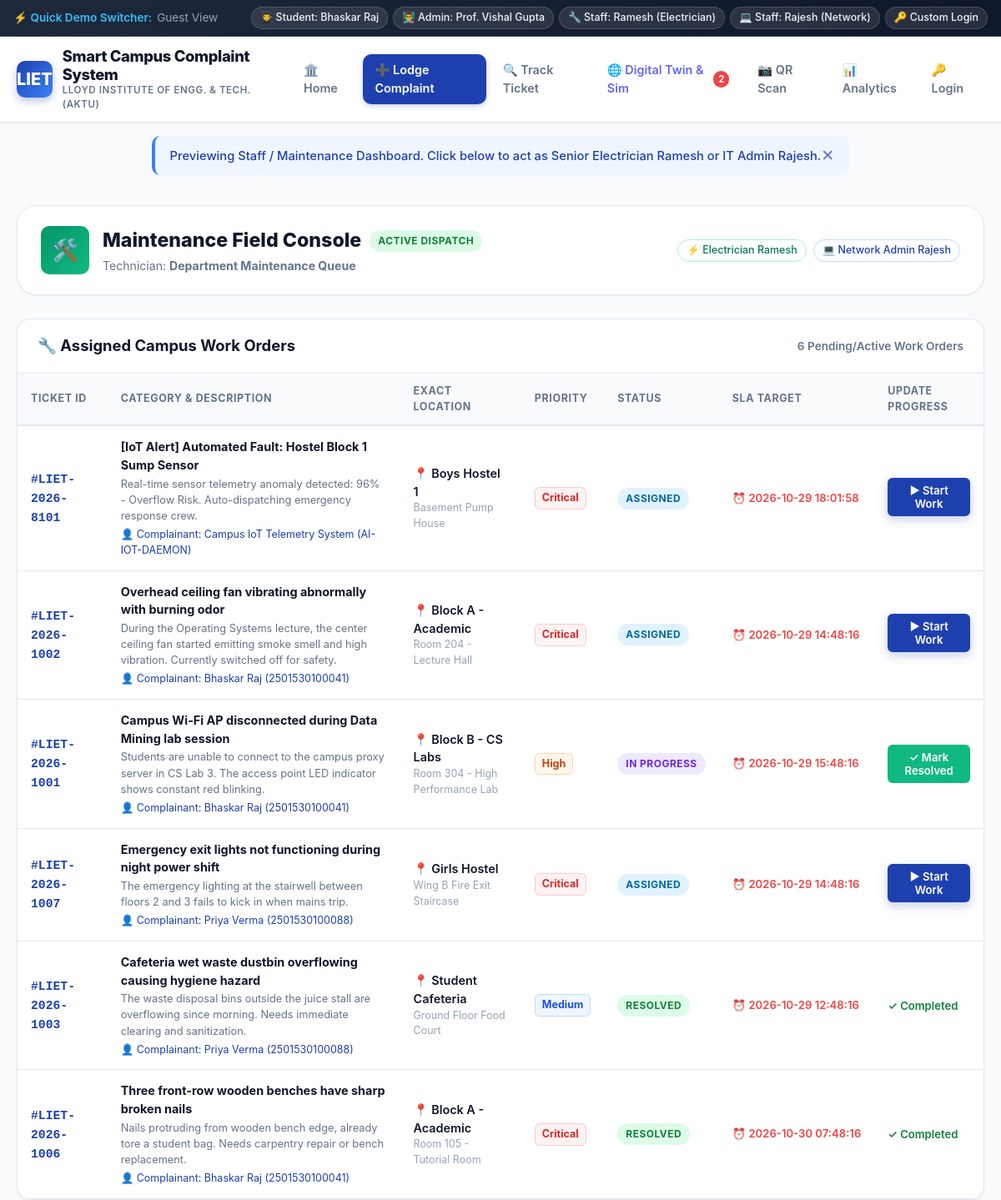
Page /staff (upper part) on the earlier database version.
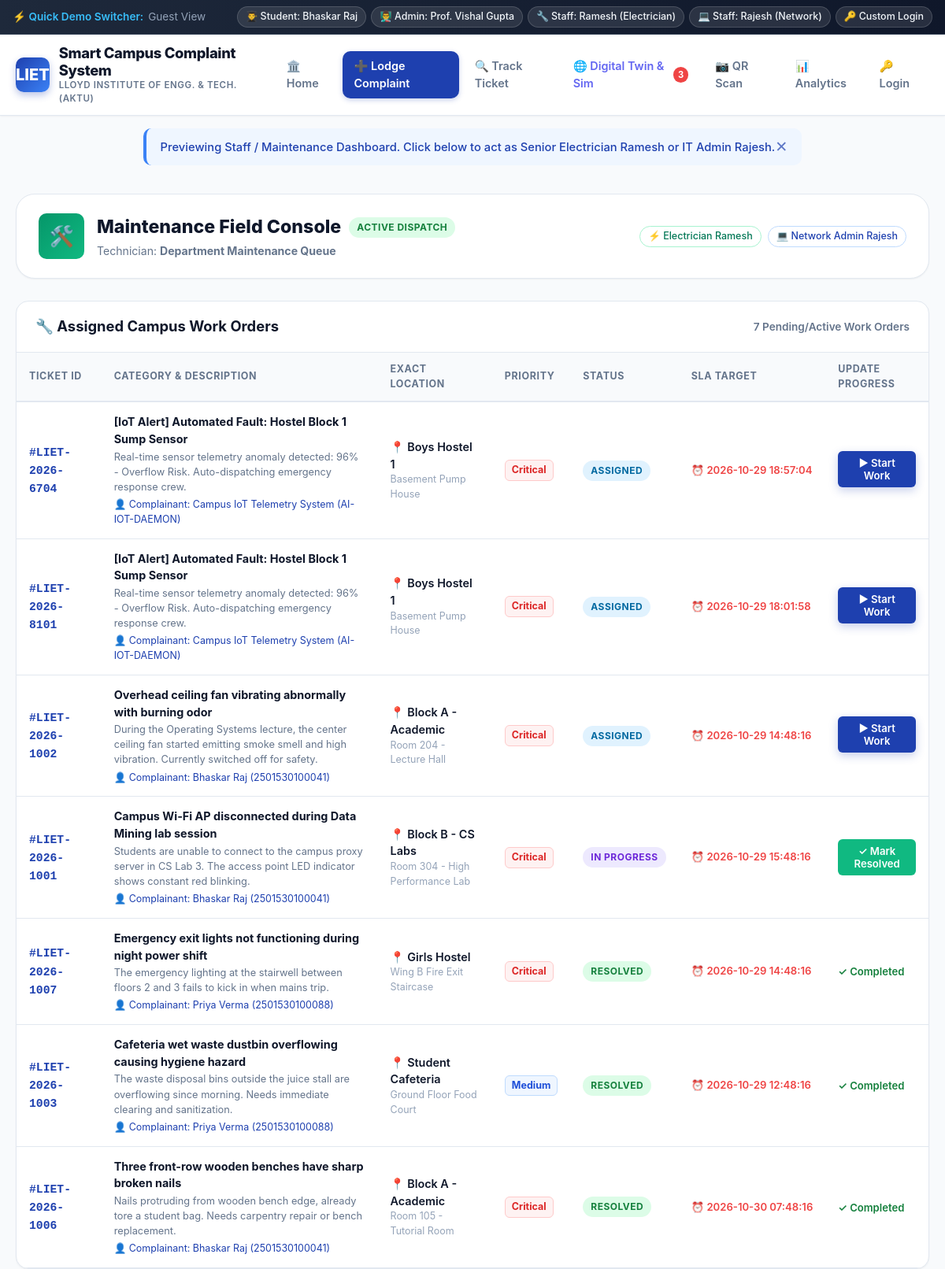
Same page on the later database version.
### tables this page shows
CREATE TABLE complaints (
        ticket_id TEXT PRIMARY KEY,
        user_id INTEGER,
        user_name TEXT,
        user_email TEXT,
        user_roll TEXT,
        category TEXT NOT NULL,
        subcategory TEXT,
        building_block TEXT NOT NULL,
        room_location TEXT NOT NULL,
        title TEXT NOT NULL,
        description TEXT NOT NULL,
        priority TEXT NOT NULL DEFAULT 'Medium',
        status TEXT NOT NULL DEFAULT 'Submitted',
        assigned_dept_id INTEGER,
        assigned_staff_name TEXT,
        image_path TEXT,
        resolution_remarks TEXT,
        resolution_image TEXT,
        sla_deadline TEXT,
        is_escalated INTEGER DEFAULT 0,
        escalated_to TEXT,
        escalated_at TEXT,
        upvotes INTEGER DEFAULT 0,
        created_at TEXT,
        updated_at TEXT,
        FOREIGN KEY (user_id) REFERENCES users (id),
        FOREIGN KEY (assigned_dept_id) REFERENCES departments (id)
    );

### app.py (the view)
@app.route('/staff')
def staff_dashboard():
    if not g.user or g.user['role'] not in ('staff', 'admin'):
        flash("Previewing Staff / Maintenance Dashboard. Click below to act as Senior Electrician Ramesh or IT Admin Rajesh.", "info")
    staff_name = g.user['name'] if g.user and g.user['role'] == 'staff' else None
    db = get_db()
    cursor = db.cursor()
    if staff_name:
        cursor.execute("""
        SELECT c.*, d.name as dept_name
        FROM complaints c
        LEFT JOIN departments d ON c.assigned_dept_id = d.id
        WHERE c.assigned_staff_name LIKE ?
        ORDER BY CASE WHEN c.priority = 'Critical' THEN 1 ELSE 2 END, c.created_at DESC
        """, (f"%{staff_name.split()[0]}%",))
    else:
        cursor.execute("""
        SELECT c.*, d.name as dept_name
        FROM complaints c
        LEFT JOIN departments d ON c.assigned_dept_id = d.id
        WHERE c.status IN ('Assigned', 'In Progress', 'Resolved')
        ORDER BY c.created_at DESC
        """)
    assigned_tasks = cursor.fetchall()
    db.close()
    return render_template('staff_dashboard.html', tasks=assigned_tasks, staff_name=staff_name)

### app.py (called while the page is built)
@app.before_request
def load_logged_in_user():
    user_id = session.get('user_id')
    if user_id is None:
        g.user = None
    else:
        db = get_db()
        cursor = db.cursor()
        cursor.execute("SELECT * FROM users WHERE id = ?", (user_id,))
        g.user = cursor.fetchone()
        db.close()

### database.py (called while the page is built)
def get_db():
    conn = sqlite3.connect(DB_PATH)
    conn.row_factory = sqlite3.Row
    conn.execute("PRAGMA foreign_keys = ON")
    return conn

### templates/staff_dashboard.html (shortened to what the changed rows need)
{% extends "base.html" %}
{% block content %}
<div>
  <div style="background: white; border: 1px solid var(--border); border-radius: var(--radius-xl); padding: 24px 28px; margin-bottom: 28px; display: flex; flex-wrap: wrap; justify-content: space-between; align-items: center; gap: 20px; box-shadow: var(--shadow-sm);">
    <div style="display: flex; align-items: center; gap: 16px;">
      <div>
        <div style="display: flex; align-items: center; gap: 10px;">
          <h2 style="font-size: 1.45rem; font-weight: 800; color: var(--secondary);">Maintenance Field Console</h2>
        </div>
      </div>
    </div>
  </div>
  <div class="card">
    <div class="card-header">
      <h3>🔧 Assigned Campus Work Orders</h3>
      <span style="font-size: 0.85rem; color: var(--text-muted); font-weight: 600;">{{ tasks|length }} Pending/Active Work Orders</span>
    </div>
    <div class="card-body" style="padding: 0;">
      <div class="table-responsive">
        <table class="data-table">
          <thead>
            <tr>
              <th>Ticket ID</th>
              <th>Category & Description</th>
              <th>Exact Location</th>
              <th>Priority</th>
              <th>Status</th>
              <th>SLA Target</th>
              <th>Update Progress</th>
            </tr>
          </thead>
          <tbody>
            {% for t in tasks %}
              <tr>
                <td>
                  <a href="{{ url_for('track_complaint', ticket_id=t.ticket_id) }}" class="ticket-code">
                    #{{ t.ticket_id }}
                  </a>
                </td>
                <td>
                  <div style="font-weight: 700; color: var(--secondary);">{{ t.title }}</div>
                  <div style="font-size: 0.8rem; color: var(--text-muted); margin-top: 2px;">{{ t.description }}</div>
                  <div style="font-size: 0.78rem; color: var(--primary); margin-top: 4px;">👤 Complainant: {{ t.user_name }} ({{ t.user_roll or 'Student' }})</div>
                </td>
                <td>
                  <div style="font-weight: 600;">📍 {{ t.building_block }}</div>
                  <div style="font-size: 0.78rem; color: var(--text-subtle);">{{ t.room_location }}</div>
                </td>
                <td>
                  {% if t.priority == 'Critical' %}
                    <span class="prio-pill prio-critical">Critical</span>
                  {% elif t.priority == 'High' %}
                    <span class="prio-pill prio-high">High</span>
                  {% elif t.priority == 'Medium' %}
                    <span class="prio-pill prio-medium">Medium</span>
                  {% else %}
                    <span class="prio-pill prio-low">Low</span>
                  {% endif %}
                </td>
                <td>
                  {% if t.status == 'Assigned' %}
                    <span class="badge badge-assigned">Assigned</span>
                  {% elif t.status == 'In Progress' %}
                    <span class="badge badge-in-progress">In Progress</span>
                  {% elif t.status == 'Resolved' %}
                    <span class="badge badge-resolved">Resolved</span>
                  {% endif %}
                </td>
                <td style="font-size: 0.82rem; white-space: nowrap; color: var(--danger); font-weight: 600;">
                  ⏰ {{ t.sla_deadline or 'Within 8 Hours' }}
                </td>
                <td>
                  {% if t.status == 'Assigned' %}
                    <form action="{{ url_for('staff_update_status') }}" method="POST" style="margin-bottom: 4px;">
                      <button type="submit" class="btn btn-sm btn-primary" style="width: 100%;">
                        ▶ Start Work
                      </button>
                    </form>
                  {% elif t.status == 'In Progress' %}
                    <button
                      type="button"
                      class="btn btn-sm btn-success"
                      style="width: 100%;"
                      onclick="openResolveModal('{{ t.ticket_id }}', '{{ t.title }}')"
                    >
                      ✓ Mark Resolved
                    </button>
                  {% else %}
                    <span style="font-size: 0.82rem; color: #15803d; font-weight: 600;">
                      ✓ Completed
                    </span>
                  {% endif %}
                </td>
              </tr>
            {% else %}
              <tr>
                <td colspan="7" style="text-align: center; padding: 40px; color: var(--text-muted);">
                  🎉 Great job! No pending work orders assigned right now.
                </td>
              </tr>
            {% endfor %}
          </tbody>
        </table>
      </div>
    </div>
  </div>
</div>
{% endblock %}

Differences in the rows shown:
added complaints: ticket_id "LIET-2026-6704", title "[IoT Alert] Automated Fault: Hostel Block 1 Sump Sensor", description "Real-time sensor telemetry anomaly detected: 96% - Overflow Risk. Auto-dispatching emergency response crew.", user_name "Campus IoT Telemetry System", user_roll "AI-IOT-DAEMON", building_block "Boys Hostel 1", room_location "Basement Pump House", priority "Critical", status "ASSIGNED", sla_deadline "2026-10-29 18:57:04"
changed complaints "LIET-2026-1001": priority "High" → "Critical"
changed complaints "LIET-2026-1007": status "ASSIGNED ▶ Start Work" → "RESOLVED ✓ Completed"
Other differences:
{{ global_escalated_count }}: "2" → "3"
{{ tasks|length }}: "6" → "7"
